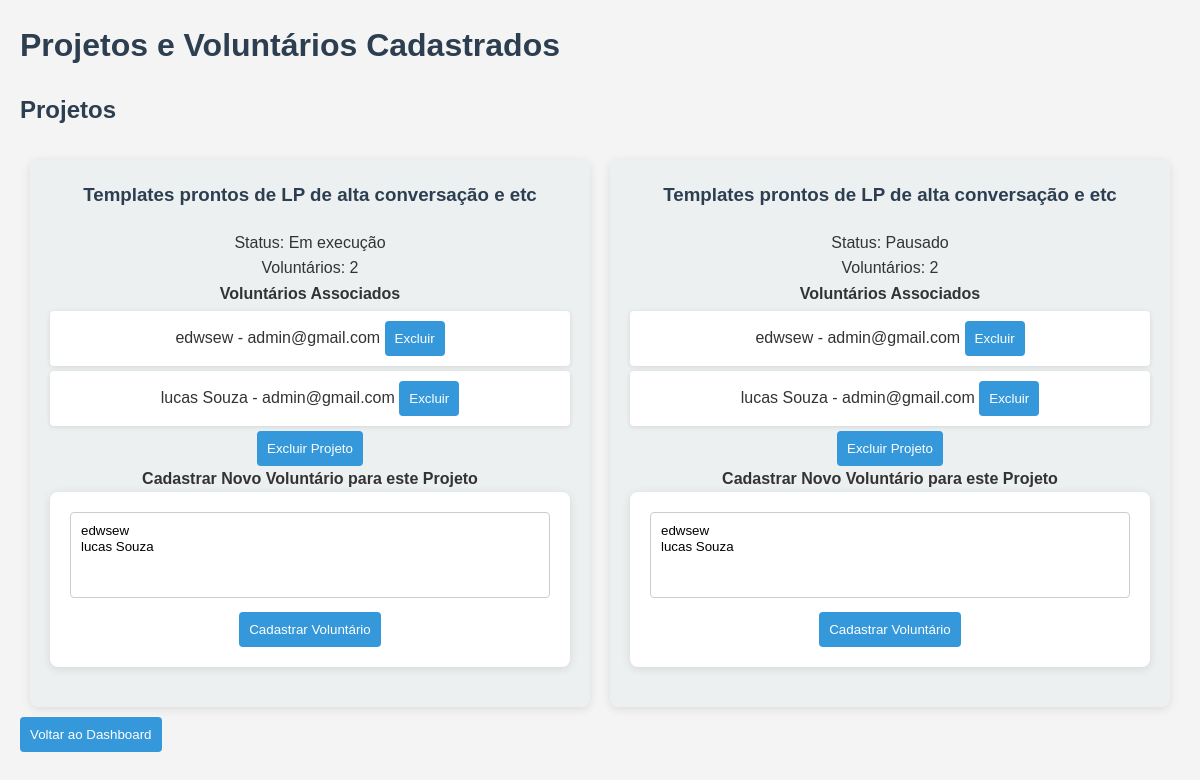
Page /projetos_voluntarios on the committed database.
### models.py (models this page shows)
class Projeto(db.Model):
    id = db.Column(db.Integer, primary_key=True)
    titulo = db.Column(db.String(100), nullable=False)
    status = db.Column(db.String(20), nullable=False)  # Pausado, Em execução, Pronto

class Voluntario(db.Model):
    id = db.Column(db.Integer, primary_key=True)
    nome = db.Column(db.String(100), nullable=False)
    email = db.Column(db.String(100), nullable=False, unique=True)
    projetos = db.relationship('Projeto', secondary='voluntario_projeto', backref='voluntarios')

### app.py (the view)
@app.route('/projetos_voluntarios')
def projetos_voluntarios():
    voluntarios = Voluntario.query.all()
    projetos = Projeto.query.all()
    return render_template('projetos_voluntarios.html', voluntarios=voluntarios, projetos=projetos)

### templates/projetos_voluntarios.html (shortened to what this page needs)
<!DOCTYPE html>
<html lang="pt-br">
<head>
    <link rel="stylesheet" href="{{ url_for('static', filename='css/style.css') }}">
</head>
<body>
    <div class="dashboard-container">
        <h1>Projetos e Voluntários Cadastrados</h1>
        <h2>Projetos</h2>
        <div class="cards">
            {% for projeto in projetos %}
                <div class="card">
                    <h3>{{ projeto.titulo }}</h3>
                    <p>Status: {{ projeto.status }}</p>
                    <p>Voluntários: {{ projeto.voluntarios|length }}</p>
                    <h4>Voluntários Associados</h4>
                    <ul>
                        {% for voluntario in projeto.voluntarios %}
                            <li>
                                {{ voluntario.nome }} - {{ voluntario.email }}
                                <button  type="submit" onclick="return confirm('Tem certeza que deseja excluir este voluntário?');">Excluir</button>
                            </li>
                        {% endfor %}
                    </ul>
<button type="submit" onclick="return confirm('Tem certeza que deseja excluir este projeto?');">Excluir Projeto</button>
                    <h4>Cadastrar Novo Voluntário para este Projeto</h4>
                    <form action="{{ url_for('add_voluntario_projeto', projeto_id=projeto.id) }}" method="POST">
                        <select name="voluntarios" multiple required>
                            {% for voluntario in voluntarios %}
                                <option value="{{ voluntario.id }}">{{ voluntario.nome }}</option>
                            {% endfor %}
                        </select>
                        <button type="submit">Cadastrar Voluntário</button>
                    </form>
                </div>
            {% endfor %}
        </div>
        <a href="/dashboard"><button>Voltar ao Dashboard</button></a>
    </div>
</body>
</html>

### static/css/style.css (style rules this page uses)
* { margin: 0; padding: 0; box-sizing: border-box; }
body { font-family: 'Arial', sans-serif; background-color: #f4f4f4; color: #333; line-height: 1.6; }
.container, .dashboard-container { max-width: 1200px; margin: 0 auto; padding: 20px; }
h1, h2, h3 { color: #2c3e50; margin-bottom: 20px; }
form { background: white; border-radius: 8px; padding: 20px; box-shadow: 0 2px 10px rgba(0, 0, 0, 0.1); margin-bottom: 20px; }
input[type="text"], input[type="email"], select { width: 100%; padding: 10px; margin-bottom: 10px; border: 1px solid #ccc; border-radius: 4px; }
button { background: #3498db; color: white; padding: 10px; border: none; border-radius: 4px; cursor: pointer; transition: background 0.3s ease; }
.cards { display: flex; justify-content: space-between; flex-wrap: wrap; }
.card { background: #ecf0f1; border-radius: 8px; padding: 20px; flex: 1; margin: 10px; text-align: center; box-shadow: 0 2px 10px rgba(0, 0, 0, 0.1); }
ul { list-style: none; }
li { background: white; padding: 10px; margin: 5px 0; border-radius: 4px; box-shadow: 0 1px 5px rgba(0, 0, 0, 0.1); }

### rows in the picture
Projeto: titulo "Templates prontos de LP de alta conversação e etc", status "Em execução", voluntarios|length "2"
Voluntario: nome "edwsew", email "admin@gmail.com", {{ voluntario.id }} 2 (drawn)
Voluntario: nome "lucas Souza", email "admin@gmail.com", {{ voluntario.id }} 3 (drawn)
Projeto: titulo "Templates prontos de LP de alta conversação e etc", status "Pausado", voluntarios|length "2"
